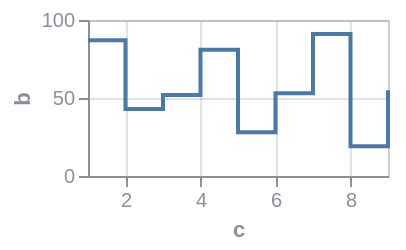

Here is the Vega-Lite specification saved for this chart:
### Vega specification from a JSON file in a GitHub repository (floating-point values rounded to 4 significant figures)
{"$schema": "https://vega.github.io/schema/vega/v6.json", "background": null, "padding": 5, "width": 150, "height": 78, "style": "cell", "data": [{"name": "source_0", "values": [{"a": "A", "b": 28, "c": 5, "g": "x"}, {"a": "B", "b": 55, "c": 9, "g": "y"}, {"a": "C", "b": 43, "c": 2, "g": "x"}, {"a": "D", "b": 91, "c": 7, "g": "y"}, {"a": "E", "b": 81, "c": 4, "g": "x"}, {"a": "F", "b": 53, "c": 6, "g": "y"}, {"a": "G", "b": 19, "c": 8, "g": "x"}, {"a": "H", "b": 87, "c": 1, "g": "y"}, {"a": "I", "b": 52, "c": 3, "g": "x"}]}, {"name": "data_0", "source": "source_0", "transform": [{"type": "formula", "expr": "toNumber(datum[\"c\"])", "as": "c"}]}], "marks": [{"name": "marks", "type": "line", "style": ["line"], "sort": {"field": "x"}, "from": {"data": "data_0"}, "encode": {"update": {"interpolate": {"value": "step-after"}, "stroke": {"value": "#4c78a8"}, "description": {"signal": "\"c: \" + (format(datum[\"c\"], \"\")) + \"; b: \" + (format(datum[\"b\"], \"\"))"}, "x": {"scale": "x", "field": "c"}, "y": {"scale": "y", "field": "b"}, "defined": {"signal": "isValid(datum[\"c\"]) && isFinite(+datum[\"c\"]) && isValid(datum[\"b\"]) && isFinite(+datum[\"b\"])"}}}}], "scales": [{"name": "x", "type": "linear", "domain": {"data": "data_0", "field": "c"}, "range": [0, {"signal": "width"}], "nice": true, "zero": false}, {"name": "y", "type": "linear", "domain": {"data": "data_0", "field": "b"}, "range": [{"signal": "height"}, 0], "nice": true, "zero": true}], "axes": [{"scale": "x", "orient": "bottom", "gridScale": "y", "grid": true, "tickCount": {"signal": "ceil(width/40)"}, "domain": false, "labels": false, "aria": false, "maxExtent": 0, "minExtent": 0, "ticks": false, "zindex": 0}, {"scale": "y", "orient": "left", "gridScale": "x", "grid": true, "tickCount": {"signal": "ceil(height/40)"}, "domain": false, "labels": false, "aria": false, "maxExtent": 0, "minExtent": 0, "ticks": false, "zindex": 0}, {"scale": "x", "orient": "bottom", "grid": false, "title": "c", "labelFlush": true, "labelOverlap": true, "tickCount": {"signal": "ceil(width/40)"}, "zindex": 0}, {"scale": "y", "orient": "left", "grid": false, "title": "b", "labelOverlap": true, "tickCount": {"signal": "ceil(height/40)"}, "zindex": 0}], "config": {"axis": {"labelColor": "#8a8f98", "titleColor": "#8a8f98", "domainColor": "#8a8f98", "tickColor": "#8a8f98", "gridColor": "#8a8f98", "gridOpacity": 0.25}, "legend": {"labelColor": "#8a8f98", "titleColor": "#8a8f98"}, "style": {"cell": {"stroke": "#8a8f98", "strokeOpacity": 0.4}}}}
